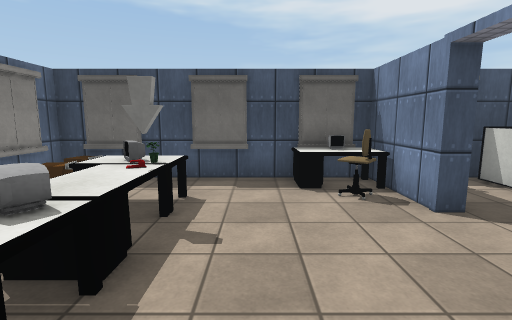
[1] (above)

24 first-person views from a walk through a Unity game level. The camera is 1.5 m above the floor, tilts 8° down and sees 85° across. The floor is counted in squares, 1 m on a side. Each view is taken from the middle of a square. On the plan, view 1 faces up. The plan holds only what a view shows up to about 14 squares ahead; the rest is blank. The player is left out. Some animated figures are not drawn. Surface patterns are stand-ins for the level's own textures.

[2]
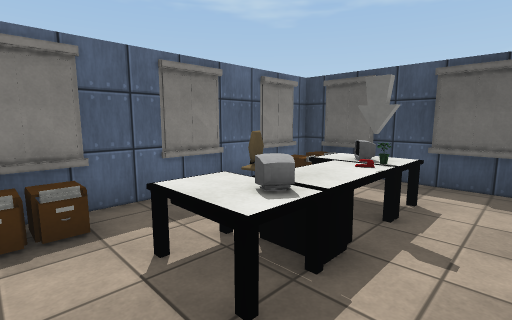

[3]
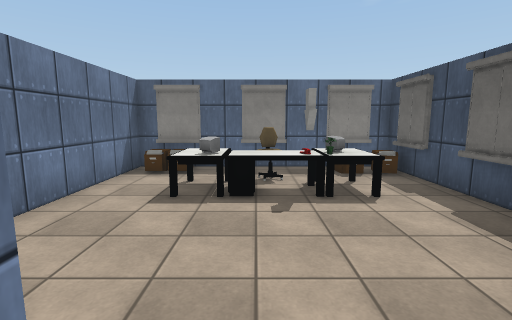

[4]
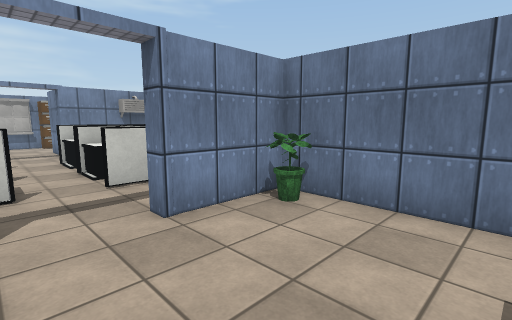

[5]
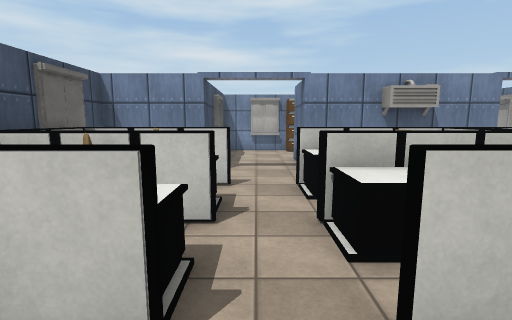

[6]
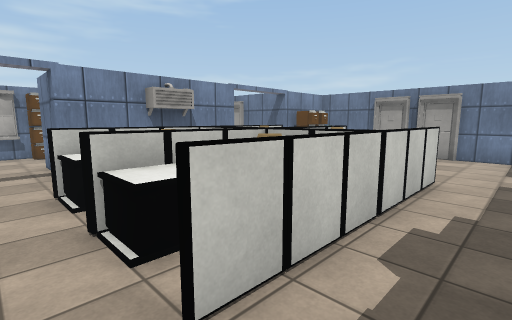

[7]
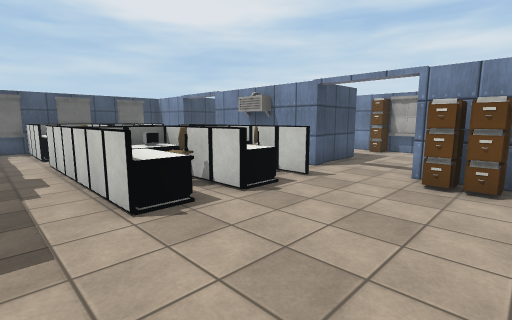

[8]
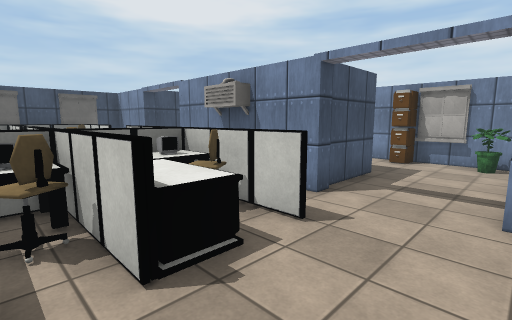

[9]
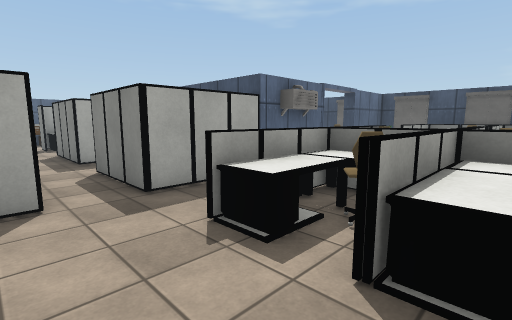

[10]
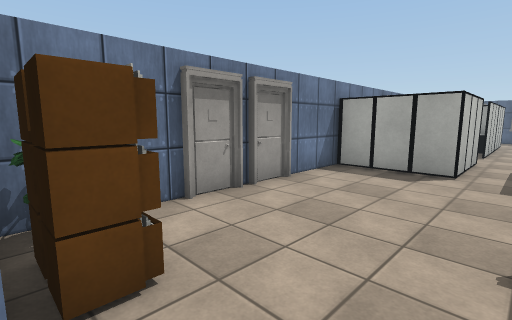

[11]
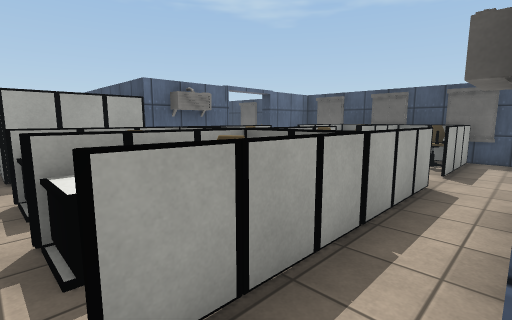

[12]
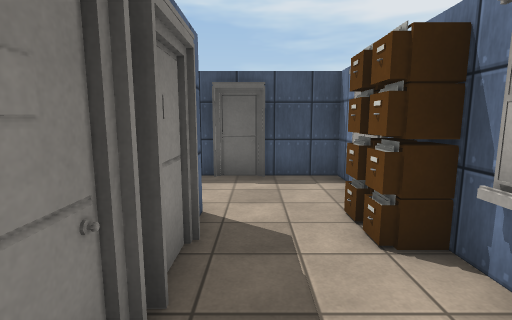

[13]
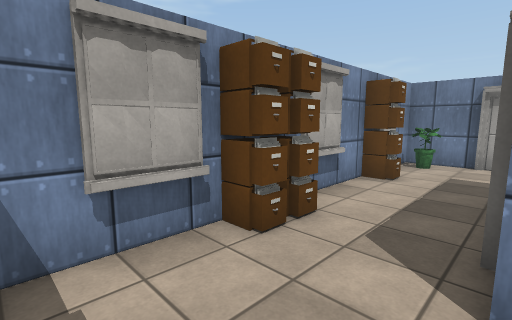

[14]
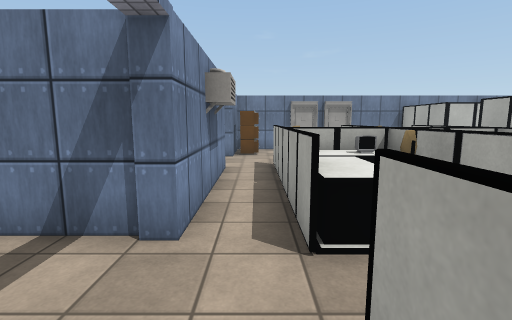

[15]
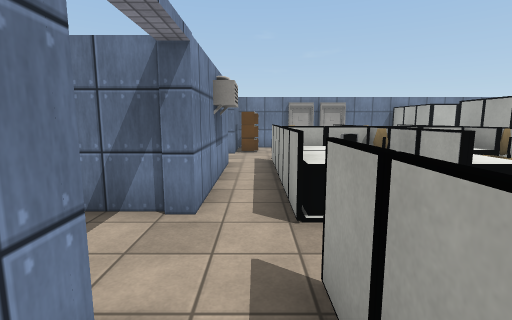

[16]
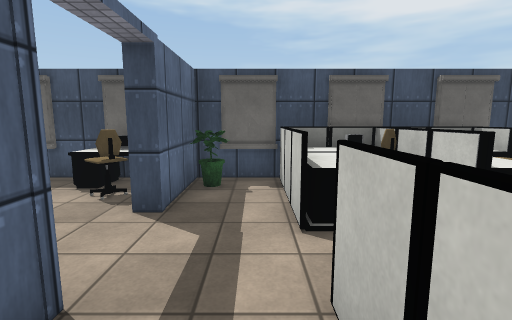

[17]
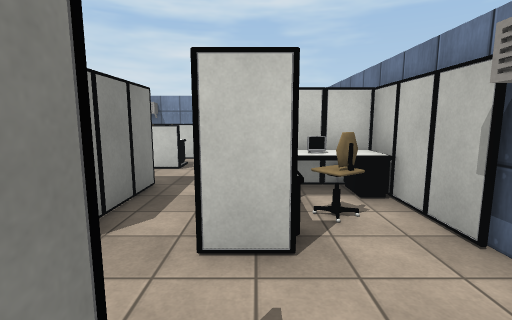

[18]
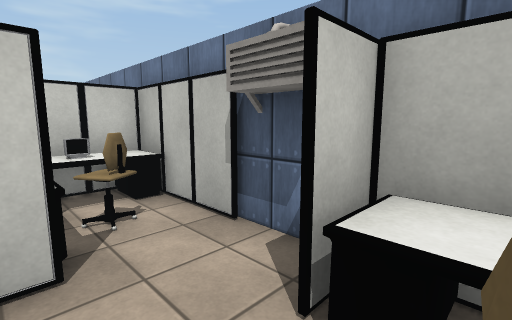

[19]
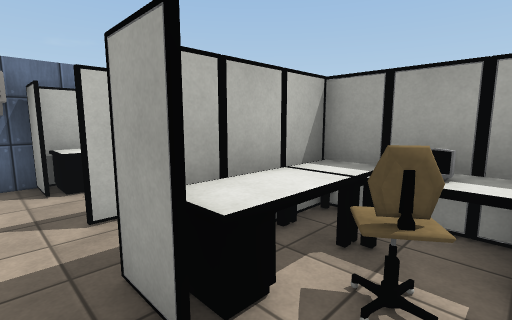

[20]
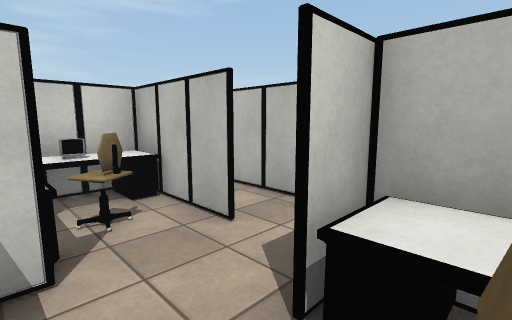

[21]
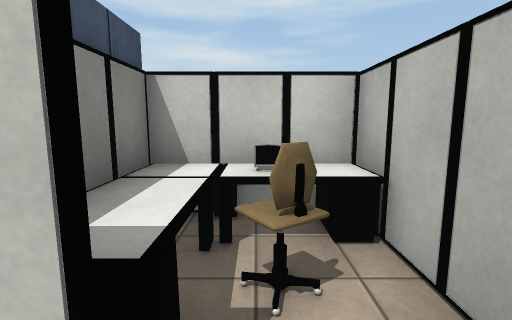

[22]
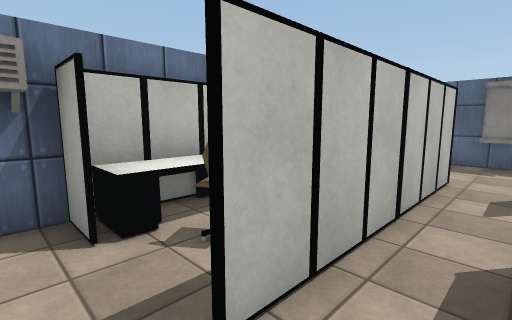

[23]
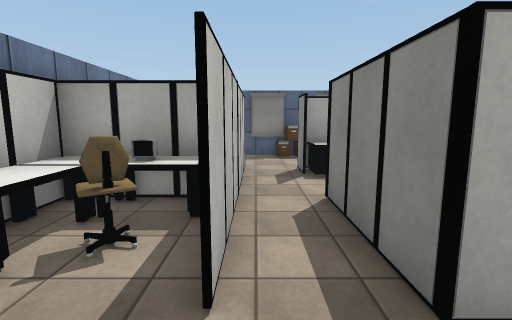

[24]
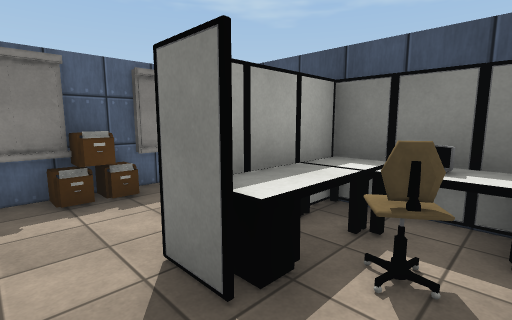

### Floor plan
Key: @ floor where view 1 was taken; # wall or solid block; . floor; = window, fence, low wall or low ledge; P plant; T table; C chair; O other object.
Columns run from 13 left of view 1 to 19 right of it. Each row starts with its distance up from view 1.
  8           #####
  7         #O#...############
  6         #O.P..TC#P.TC#OO.#
  5         #.TT...C#..TC#CC.########
  4         #.CT.......TT#T=........#
  3         #.CT...................##
  2         #.TT....#..#T#TT.......#
  1         #O......#..CT#CT.####..O
  0         #O...@.P#..CT#CT.#  #..O
 -1     #############.. T#TT.#  #..#
 -2     .TTTTT...#TTT..TT#TT.#  #..##
 -3 ##.  TC.TCC...CCT..TC#CC.####...#
 -4 #O...T..TTT#...TT..TT#T=.......O
 -5 #O............##...............##
 -6 ##.......##...................P.#
 -7 #...    TT...#O  ........########
 -8         TCC...CCT.......O#
 -9         TTT#...TT.......P#
-10         ##################

Positions as (right, up) in squares from view 1, and headings:
1: (0, 0), facing up
2: (0, 0), facing up-left
3: (4, 3), facing left
4: (-1, 4), facing down-right
5: (4, 3), facing right
6: (4, 3), facing down-right
7: (4, -9), facing up-right
8: (7, -7), facing up-right
9: (9, -7), facing up-left
10: (12, -5), facing down-left
11: (12, -5), facing up-left
12: (16, -3), facing up
13: (15, 4), facing down-right
14: (11, 5), facing down
15: (11, 6), facing down
16: (5, 0), facing up
17: (-3, -7), facing right
18: (-3, -7), facing down-right
19: (-1, -2), facing down-left
20: (-3, -2), facing down-right
21: (-1, -3), facing right
22: (-1, -5), facing down-left
23: (0, -6), facing left
24: (-6, -6), facing up-left
